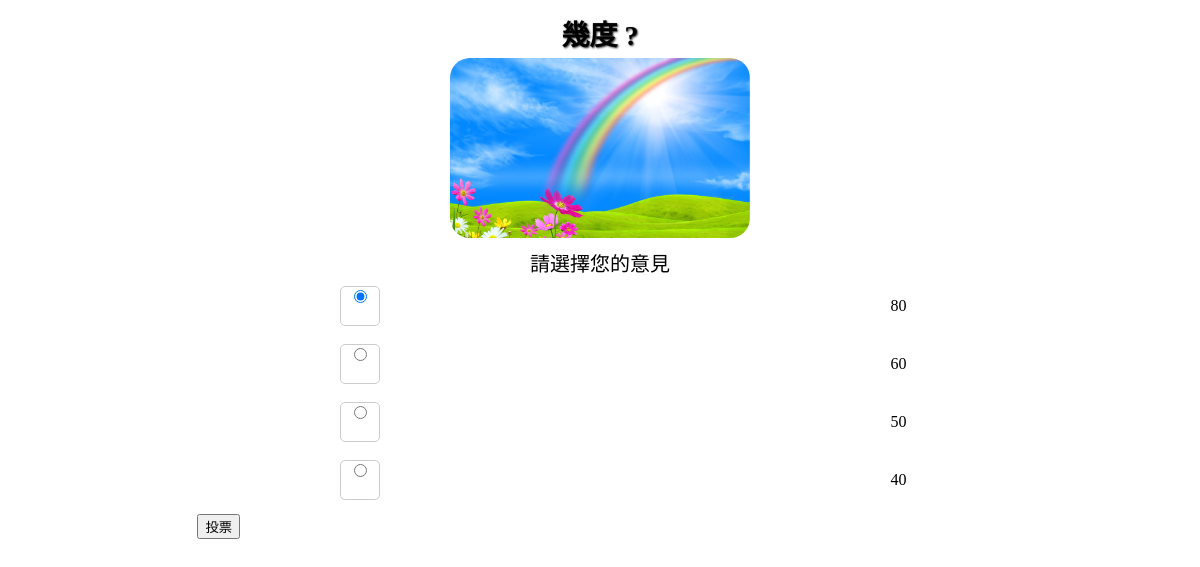
/front/survey_item.php?id=7, run on an earlier commit of the app's database.
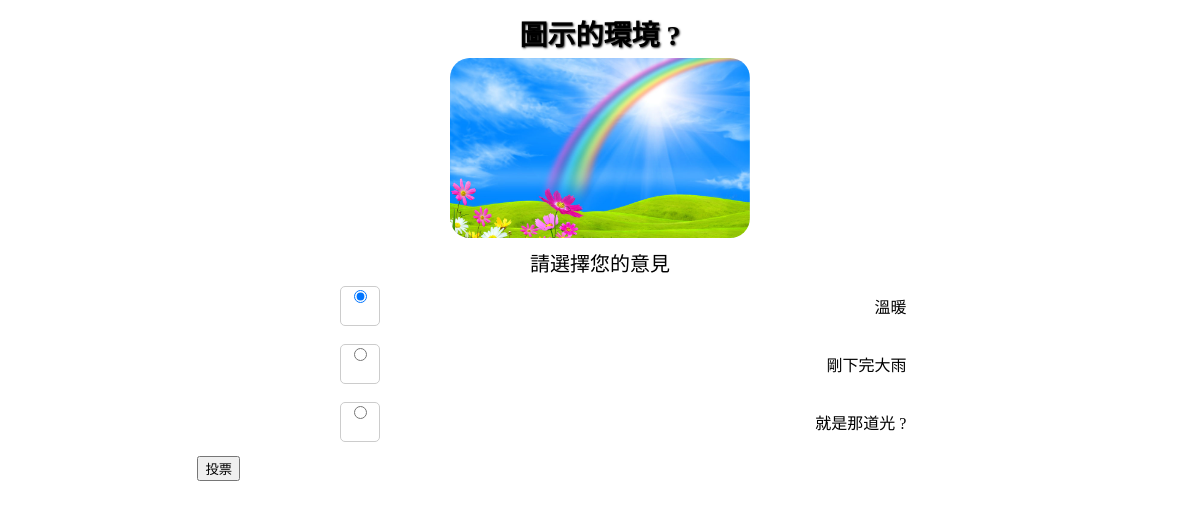
And on a later commit of the database.
### tables this page shows
CREATE TABLE `survey_subject_hw` (
  `id` int(12) UNSIGNED NOT NULL,
  `img` varchar(64) NOT NULL,
  `subject` text NOT NULL,
  `type` varchar(100) NOT NULL,
  `acive` tinyint(1) NOT NULL,
  `level` tinyint(1) NOT NULL,
  `vote` int(12) UNSIGNED NOT NULL,
  `created_at` timestamp NOT NULL DEFAULT current_timestamp(),
  `updated_at` timestamp NOT NULL DEFAULT current_timestamp() ON UPDATE current_timestamp()
);

CREATE TABLE `survey_options_hw` (
  `id` int(12) NOT NULL,
  `subject_id` int(12) UNSIGNED NOT NULL,
  `opt` text NOT NULL,
  `vote` int(12) UNSIGNED NOT NULL,
  `creaded_at` timestamp NOT NULL DEFAULT current_timestamp(),
  `updated_at` timestamp NOT NULL DEFAULT current_timestamp() ON UPDATE current_timestamp()
);

### db/base.php (called while the page is built, shortened)
<?php
class DB
{
    protected $table;
       protected $dsn="mysql:host=localhost;charset=utf8;dbname=opinion";
    protected $pdo;
    function __construct($table)
    {
        $this->pdo = new PDO($this->dsn,'root','');
        $this->table = $table;
    }
    private function arrayToSqlArray($array){
        foreach ($array as $key => $value) {
            $tmp[] = "`$key`='$value'";
        }
        return $tmp;
    }
    function all(...$arg){
        $sql = "select * from $this->table ";
        if(isset($arg[0])){
            if(is_array($arg[0])){
                $tmp = $this->arrayToSqlArray($arg[0]);
                $sql .= " where " .join(" && ",$tmp);
            }else{
                $sql .= $arg[0];
            }
        }
        return $this->pdo->query($sql)->fetchAll(PDO::FETCH_ASSOC);
    }
    function find($id){
        $sql = "select * from $this->table where ";
        if(is_array($id)){
            $tmp = $this->arrayToSqlArray($id);
            $sql .= join(" && ",$tmp);
        }else{
            $sql .= " `id`=$id";
        }
        return $this->pdo->query($sql)->fetch(PDO::FETCH_ASSOC);
    }
}
function is_image($type){
    switch($type){
        case "image/gif";
        case "image/jpeg";
        case "image/png";
            return true;
        break;
    }
}
$subject = new DB("survey_subject_hw");
$options= new DB("survey_options_hw");

### front/survey_item.php (the view, shortened to what this page needs)
<?php include_once "../db/base.php"; ?>
<?php
if (isset($_GET['id'])) {
    $survey =$subject->find( $_GET['id']);
    $options =$options->all( ['subject_id' => $_GET['id']]);
} else {
    $error = "請回到問卷首頁選擇正確的題目來進行";
}
?>
<link rel="stylesheet" href="./css/table.css">
<h3 style="padding:5px;margin:0 auto;"><?= $survey['subject'] ?></h3>
<div class="img_sub">
    <div >
        <?php
        if (!empty($_GET['id'])) {
            if (is_image($survey['type'])) {
        ?>
                <img src="./upload/<?= $survey['img'] ?>" class="img_opt" alt="photo">
            <?php } else {
                $icon = dummy_icon($survey['type']);
            ?>
                <img src="./material/<?= $icon ?>" class="ii" style="width: 132px; padding-top:2px;" alt="">
        <?php }
        } ?>
    </div>
</div>
<div class="select">請選擇您的意見</div>
<form action="./api/survey_vote.php" method="post" >
    <div class="items">
        <?php
        if (isset($error)) {
            echo "<span style='color:red'>" . $error . "</span>";
        } else {
            foreach ($options as $key => $option) {
                $checked = ($key == 0) ? "checked" : "";
        ?>
                <div class="radio">
                    <input type="radio" name="option" <?= $checked ?> value="<?= $option['id'] ?>">
                </div>
                <div class="form-control">
                    <?= $option['opt']; ?>
                </div>
        <?php
            }
        }
        ?>
    </div>
    <?php if (!isset($error)) {; ?>
        <div class="text-center col-12 mt-3">
            <input class="btn btn-primary mx-1" type="submit" value="投票">
        </div>
    <?php } ?>
</form>

What changed in the data, as far as the page shows it:
removed survey_options_hw: opt "50"
no longer on this page (row edited): survey_options_hw: opt "40"
changed survey_subject_hw: subject "幾度 ?" → "圖示的環境 ?"
now on this page (row edited): survey_options_hw: opt "溫暖"
changed survey_options_hw: option "☑" → "☐"; opt "80" → "剛下完大雨"
changed survey_options_hw: opt "60" → "就是那道光 ?"
